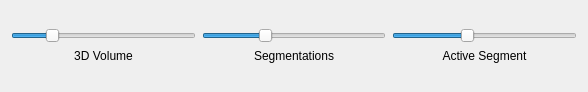
        <widget class="QWidget" name="page_pat_view_scan_tools_transparency">
         <property name="geometry">
          <rect>
           <x>0</x>
           <y>0</y>
           <width>588</width>
           <height>92</height>
          </rect>
         </property>
         <property name="styleSheet">
          <string notr="true"/>
         </property>
         <attribute name="label">
          <string>3D Transparency</string>
         </attribute>
         <layout class="QHBoxLayout" name="horizontalLayout">
          <item>
           <layout class="QVBoxLayout" name="page_pat_view_scan_layout_transparency_volume">
            <item>
             <spacer name="verticalSpacer_7">
              <property name="orientation">
               <enum>Qt::Vertical</enum>
              </property>
              <property name="sizeHint" stdset="0">
               <size>
                <width>20</width>
                <height>40</height>
               </size>
              </property>
             </spacer>
            </item>
            <item>
             <widget class="QSlider" name="page_pat_view_scan_slider_transparency_volume">
              <property name="maximum">
               <number>100</number>
              </property>
              <property name="singleStep">
               <number>1</number>
              </property>
              <property name="value">
               <number>20</number>
              </property>
              <property name="orientation">
               <enum>Qt::Horizontal</enum>
              </property>
              <property name="tickPosition">
               <enum>QSlider::NoTicks</enum>
              </property>
             </widget>
            </item>
            <item>
             <widget class="QLabel" name="page_pat_view_scan_label_transparency_volume">
              <property name="styleSheet">
               <string notr="true"/>
              </property>
              <property name="text">
               <string>3D Volume</string>
              </property>
              <property name="alignment">
               <set>Qt::AlignCenter</set>
              </property>
             </widget>
            </item>
            <item>
             <spacer name="verticalSpacer_8">
              <property name="orientation">
               <enum>Qt::Vertical</enum>
              </property>
              <property name="sizeHint" stdset="0">
               <size>
                <width>20</width>
                <height>40</height>
               </size>
              </property>
             </spacer>
            </item>
           </layout>
          </item>
          <item>
           <layout class="QVBoxLayout" name="page_pat_view_scan_layout_transparency_segmentation">
            <item>
             <spacer name="verticalSpacer_6">
              <property name="orientation">
               <enum>Qt::Vertical</enum>
              </property>
              <property name="sizeHint" stdset="0">
               <size>
                <width>20</width>
                <height>40</height>
               </size>
              </property>
             </spacer>
            </item>
            <item>
             <widget class="QSlider" name="page_pat_view_scan_slider_transparency_segmentation">
              <property name="maximum">
               <number>100</number>
              </property>
              <property name="value">
               <number>33</number>
              </property>
              <property name="sliderPosition">
               <number>33</number>
              </property>
              <property name="orientation">
               <enum>Qt::Horizontal</enum>
              </property>
             </widget>
            </item>
            <item>
             <widget class="QLabel" name="page_pat_view_scan_label_transparency_segmentation">
              <property name="styleSheet">
               <string notr="true"/>
              </property>
              <property name="text">
               <string>Segmentations</string>
              </property>
              <property name="alignment">
               <set>Qt::AlignCenter</set>
              </property>
             </widget>
            </item>
            <item>
             <spacer name="verticalSpacer_9">
              <property name="orientation">
               <enum>Qt::Vertical</enum>
              </property>
              <property name="sizeHint" stdset="0">
               <size>
                <width>20</width>
                <height>40</height>
               </size>
              </property>
             </spacer>
            </item>
           </layout>
          </item>
          <item>
           <layout class="QVBoxLayout" name="page_pat_view_scan_layout_transparency_active">
            <item>
             <spacer name="verticalSpacer_10">
              <property name="orientation">
               <enum>Qt::Vertical</enum>
              </property>
              <property name="sizeHint" stdset="0">
               <size>
                <width>20</width>
                <height>40</height>
               </size>
              </property>
             </spacer>
            </item>
            <item>
             <widget class="QSlider" name="page_pat_view_scan_slider_transparency_active">
              <property name="maximum">
               <number>100</number>
              </property>
              <property name="value">
               <number>40</number>
              </property>
              <property name="orientation">
               <enum>Qt::Horizontal</enum>
              </property>
             </widget>
            </item>
            <item>
             <widget class="QLabel" name="page_pat_view_scan_label_transparency_active">
              <property name="styleSheet">
               <string notr="true"/>
              </property>
              <property name="text">
               <string>Active Segment</string>
              </property>
              <property name="alignment">
               <set>Qt::AlignCenter</set>
              </property>
             </widget>
            </item>
            <item>
             <spacer name="verticalSpacer_11">
              <property name="orientation">
               <enum>Qt::Vertical</enum>
              </property>
              <property name="sizeHint" stdset="0">
               <size>
                <width>20</width>
                <height>40</height>
               </size>
              </property>
             </spacer>
            </item>
           </layout>
          </item>
         </layout>
        </widget>
